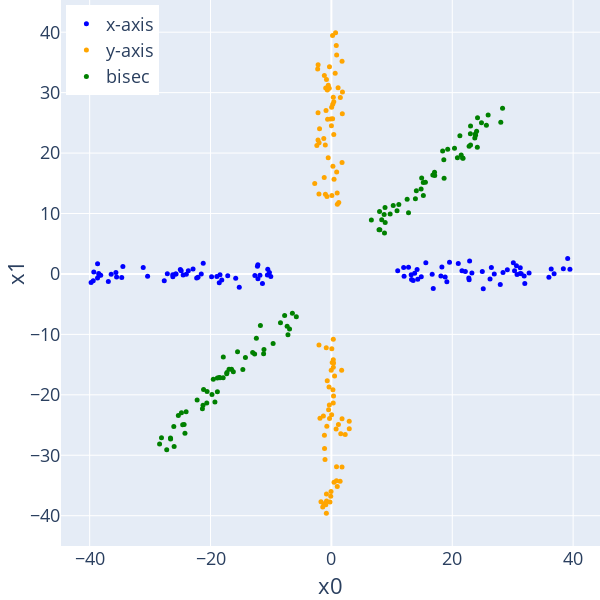

The notebook cell saved with this chart:
### Code cell
# plot test dataset
test_data_fig = go.Figure() 
test_data_fig.add_trace(go.Scatter(x = x_outliers[features[0]], y = x_outliers[features[1]], name="x-axis", showlegend=True, mode = "markers", marker=dict(size=5, color="blue")))
test_data_fig.add_trace(go.Scatter(x = y_outliers[features[0]], y = y_outliers[features[1]], name="y-axis", mode = "markers", showlegend=True, marker=dict(size=5, color="orange")))
test_data_fig.add_trace(go.Scatter(x = bisec_outliers[features[0]], y = bisec_outliers[features[1]], name = "bisec", mode = "markers", showlegend=True, marker=dict(size=5, color="green")))

test_data_fig.update_layout(title = "Test dataset", xaxis_title = features[0], yaxis_title = features[1])
test_data_fig.update_layout(width=600, height=600, yaxis_scaleanchor="x", yaxis_scaleratio=1, xaxis_scaleanchor="y", xaxis_scaleratio=1, margin=dict(l=0, r=0, b=0, t=0), font_size=18)
test_data_fig.update_layout(legend=dict(
    yanchor="top",
    y=0.99,
    xanchor="left",
    x=0.01
))
test_data_fig.show()
